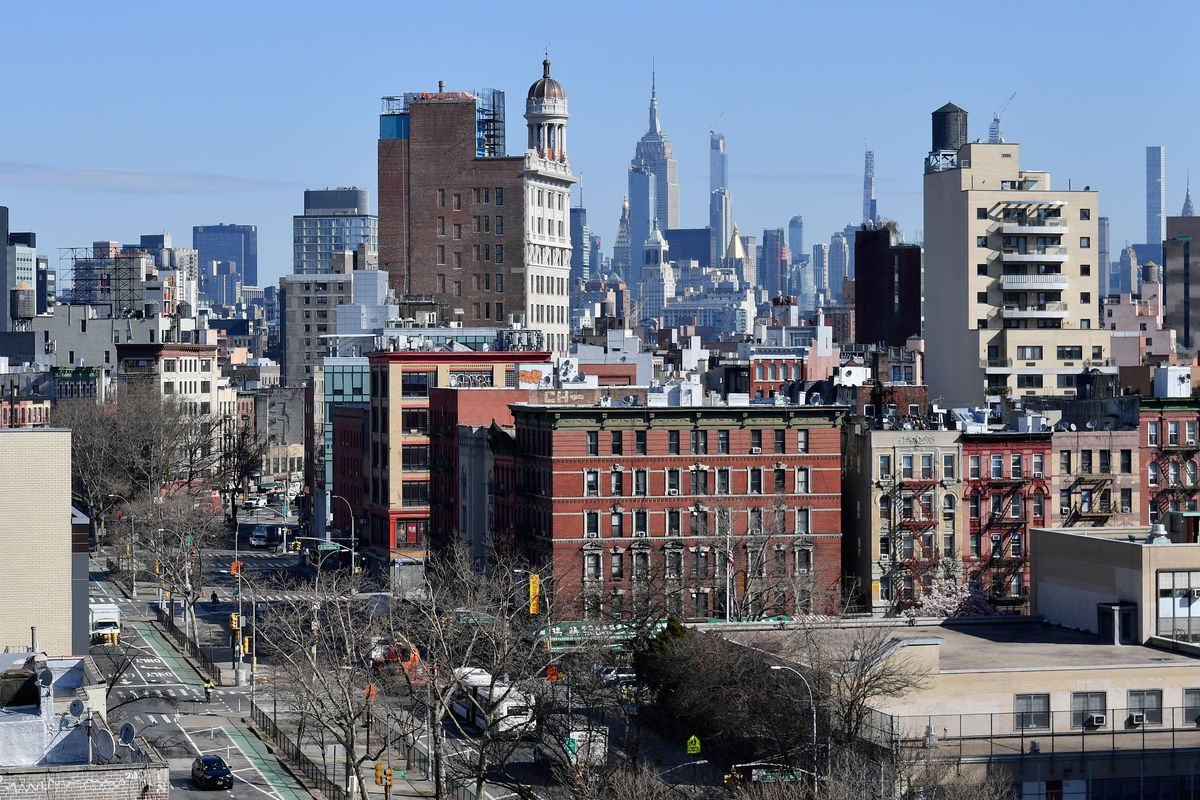
#> input picture HOMEWORK/HW2/ex_4/images/New-York.jpg, 1200 x 800 px
$ python ex_4.py
#> lines starting #> are read from the running program, lines starting #| are printed output that depends on the picture
import cv2
import numpy as np
from matplotlib import pyplot as plt
from skimage.filters.rank import entropy
from skimage.morphology import disk

img0 = cv2.imread('images/New-York.jpg', 0)
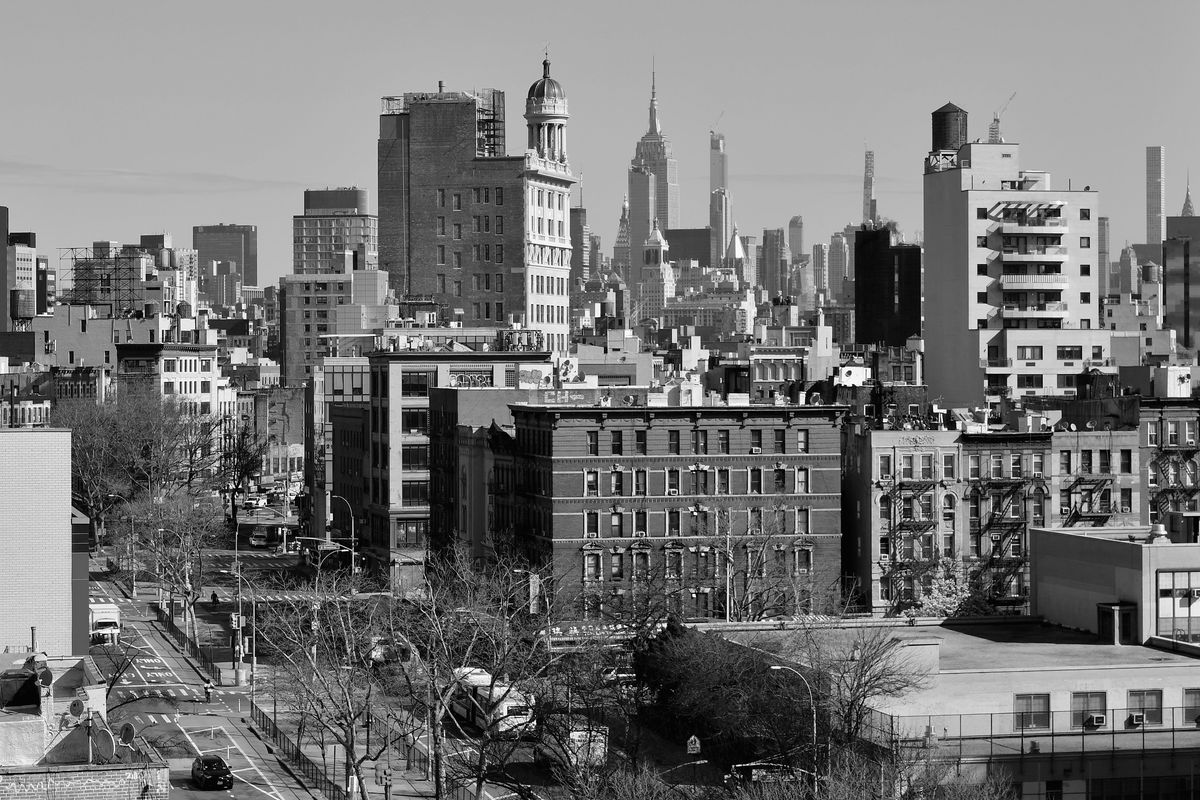
#> img0: shape (800, 1200); min 0, max 255, mean 117

# converting to gray scale
#> (the run stopped early here; a loop or call above may not have finished)
